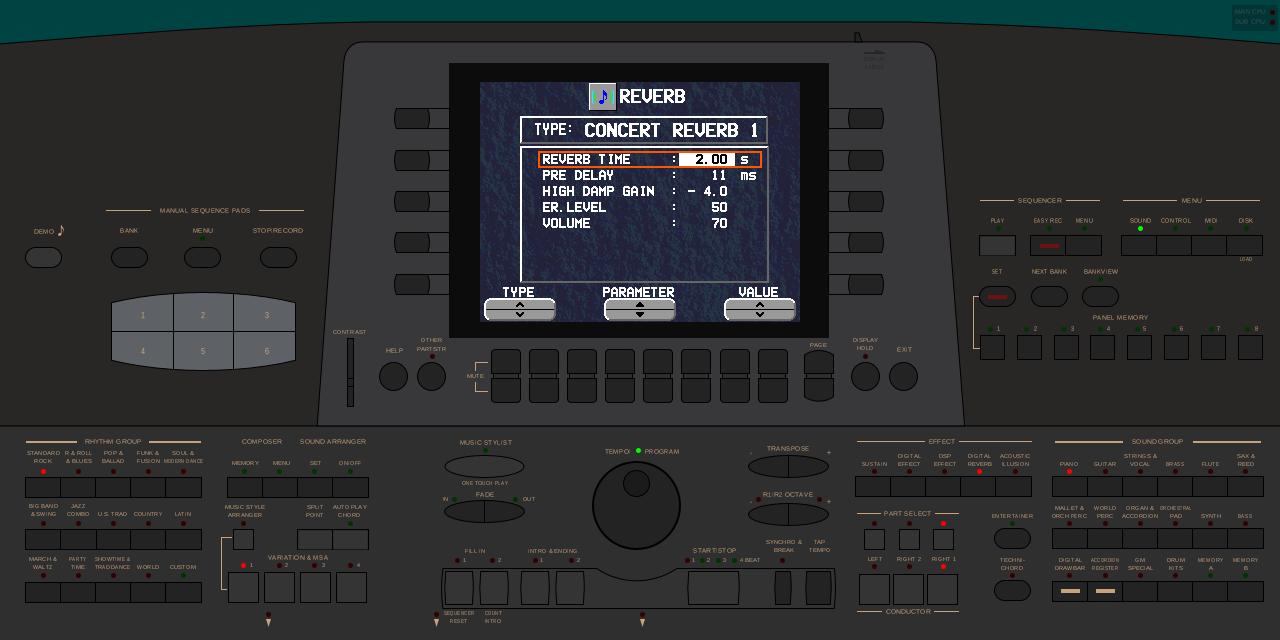
#> input picture notes/data/kn5000_dsp_concertreverb1_screen.png, 1280 x 640 px
$ python profiles.py ../../../../../notes/data/kn5000_dsp_concertreverb1_screen.png
#> lines starting #> are read from the running program, lines starting #| are printed output that depends on the picture; long printed decimals are rounded
#!/usr/bin/env python3
"""Row/column ink profiles of the real capture, and a first look at periodicity."""
import numpy as np
from PIL import Image
import sys

p = sys.argv[1] if len(sys.argv) > 1 else "/home/fsanches/compartilhado/KN7000/photos/1st-frame-grabbed.png"
im = np.array(Image.open(p).convert("RGB")).astype(np.float32)
lum = 0.299 * im[:, :, 0] + 0.587 * im[:, :, 1] + 0.114 * im[:, :, 2]
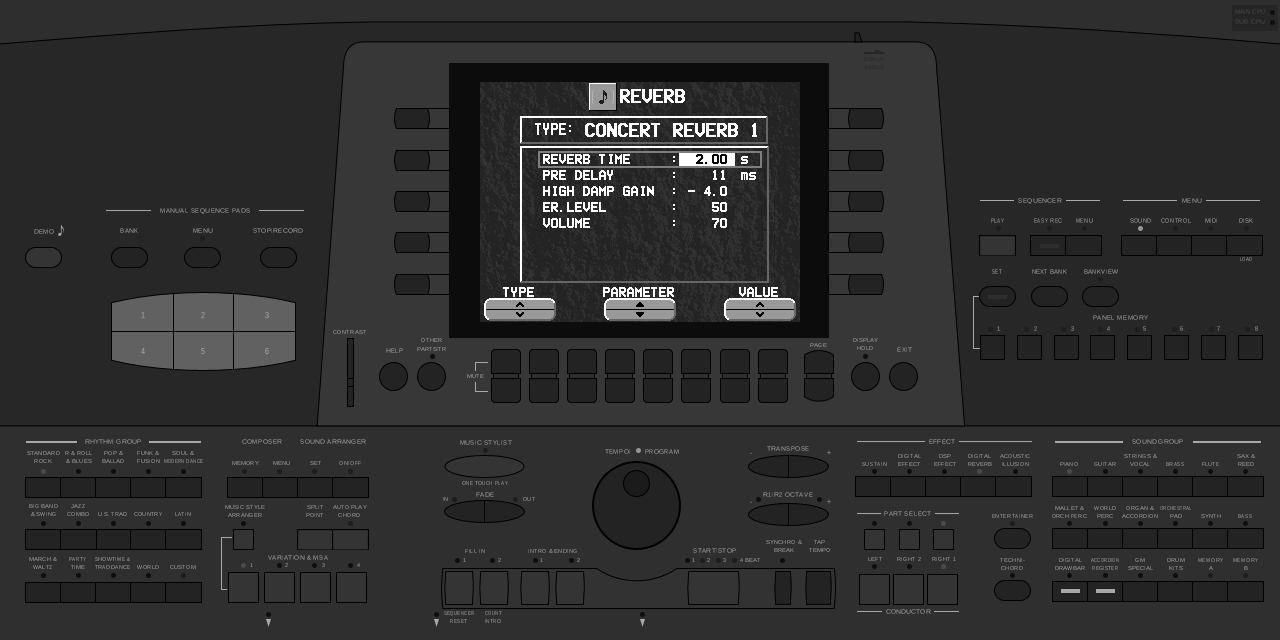
#> lum: shape (640, 1280) float32; min 0, max 255, mean 46.4

# panel interior guess from the earlier probe
y0, y1 = 118, 412
x0, x1 = 152, 892
sub = lum[y0:y1, x0:x1]
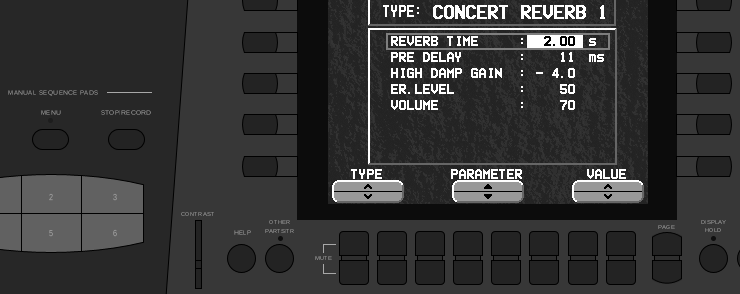
#> sub: shape (294, 740) float32; min 0, max 255, mean 52.4

# local background = per-row 90th percentile (the panel body between glyphs)
bg = np.percentile(sub, 88, axis=1, keepdims=True)
#> bg = 294 values, max 255 at index 5, min 48.53 at index 32, mean 88.52
ink = np.clip(1.0 - sub / np.maximum(bg, 1e-3), 0, 1)
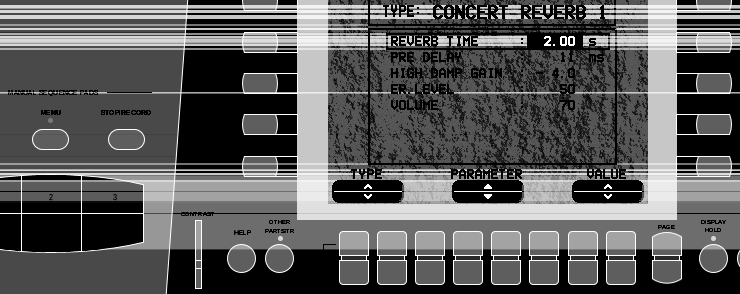
#> ink: shape (294, 740) float64; min 0, max 1, mean 0.357

rowprof = ink.sum(axis=1)
#> rowprof = 294 values, max 564.2 at index 10, min 48.94 at index 293, mean 264.3
colprof = ink.sum(axis=0)
#> colprof = 740 values, max 228.9 at index 652, min 39.22 at index 369, mean 105

np.save("real_ink.npy", ink)
np.save("real_rowprof.npy", rowprof)
np.save("real_colprof.npy", colprof)
print("sub", sub.shape, "bg median", float(np.median(bg)))
#| sub (294, 740) bg median 55.527
print("rowprof peaks (y abs):")
for i in range(len(rowprof)):
    pass
# crude: print rowprof as text sparkline
def spark(a, n=None):
    a = np.asarray(a, float)
#> a has the same summary as rowprof outside spark
    lo, hi = a.min(), a.max()
#> lo = 48.94; hi = 564.2
    ch = " .:-=+*#%@"
    return "".join(ch[min(9, int((v - lo) / max(hi - lo, 1e-9) * 9.999))] for v in a)
print("ROW", spark(rowprof))
#> (printed output is left out)
print("COL", spark(colprof))
#> (printed output is left out)

# autocorrelation of colprof to find the 3-cell period
c = colprof - colprof.mean()
#> c = 740 values, max 123.9 at index 652, min -65.77 at index 369, mean -1.12e-14
ac = np.correlate(c, c, "full")[len(c) - 1:]
#> ac = 740 values, max 835701.8 at index 0, min -153813 at index 72, mean 564.7
ac /= ac[0]
#> ac = 740 values, max 1 at index 0, min -0.184 at index 72, mean 0.000676
best = [(k, ac[k]) for k in range(6, 80)]
#> best = 74 pairs, first value 6 to 79, second value -0.184 to 0.709
best.sort(key=lambda t: -t[1])
print("colprof autocorr top lags:", [(k, round(v, 3)) for k, v in best[:10]])
#| colprof autocorr top lags: [(6, 0.709), (7, 0.663), (8, 0.621), (9, 0.586), (10, 0.548), (11, 0.516), (12, 0.482), (13, 0.448), (14, 0.411), (15, 0.382)]

r = rowprof - rowprof.mean()
#> r = 294 values, max 299.9 at index 10, min -215.3 at index 293, mean 3.09e-15
ar = np.correlate(r, r, "full")[len(r) - 1:]
#> ar = 294 values, max 4002493.2 at index 0, min -1152902.8 at index 79, mean 6807
ar /= ar[0]
#> ar = 294 values, max 1 at index 0, min -0.288 at index 79, mean 0.0017
best = [(k, ar[k]) for k in range(6, 60)]
#> best = 54 pairs, first value 6 to 59, second value -0.173 to 0.466
best.sort(key=lambda t: -t[1])
print("rowprof autocorr top lags:", [(k, round(v, 3)) for k, v in best[:10]])
#| rowprof autocorr top lags: [(6, 0.466), (7, 0.42), (8, 0.367), (10, 0.313), (11, 0.309), (9, 0.303), (12, 0.277), (29, 0.229), (13, 0.221), (27, 0.219)]
